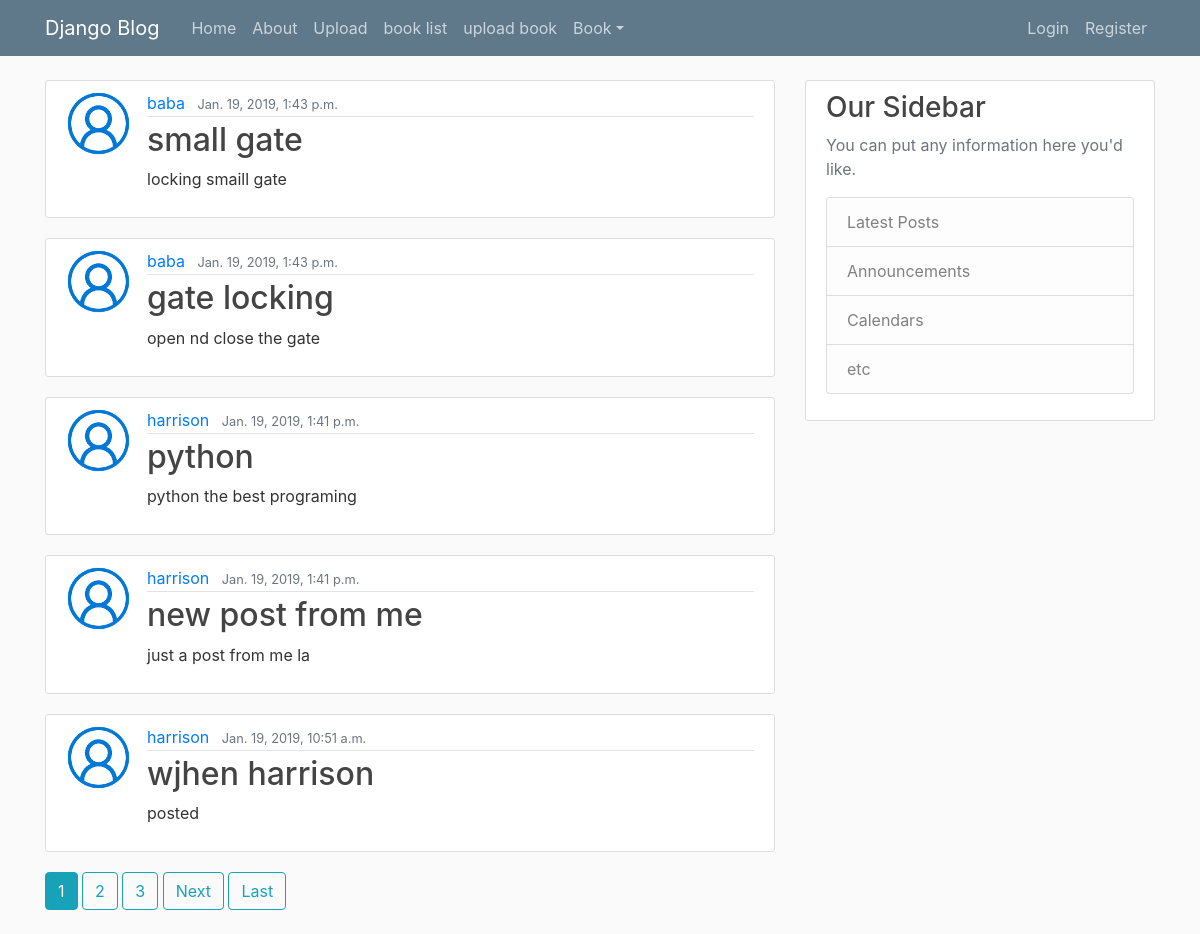
The page / on the database its author committed.
### blog/models.py (models this page shows, shortened)
class Post(models.Model):
    title = models.CharField(max_length=100)
    content = models.TextField()
    date_posted = models.DateTimeField(default=timezone.now)
    author = models.ForeignKey(User, on_delete=models.CASCADE)

### users/models.py (models this page shows, shortened)
class Profile(models.Model):
    user = models.OneToOneField(User, on_delete=models.CASCADE)
    image = models.ImageField(default='rootian_default_image.png', upload_to='profile_pics')

### blog/views.py (the view)
# urls.py: path('', PostListView.as_view(), name='blog-home'),
class PostListView(ListView):
    model = Post
    template_name = 'blog/home.html'
    context_object_name = 'posts'
    ordering = ['-date_posted']
    paginate_by = 5

### blog/templates/blog/home.html (shortened to what this page needs)
{% extends "blog/base.html" %}
{% block content %}
    {% for post in posts %}
  <article class="media content-section">
    <img class="rounded-circle article-img" src="{{ post.author.profile.image.url }}">
    <div class="media-body">
    <div class="article-metadata">
      <a class="mr-2" href="{% url 'user-posts' post.author.username %}">{{ post.author }}</a>
      <small class="text-muted">{{ post.date_posted }}</small>
    </div>
    <h2><a class="article-title" href="{% url 'post-detail' post.id %}">{{ post.title }}</a></h2>
    <p class="article-content">{{ post.content }}</p>
    </div>
    </article>
    {% endfor %}
      {% if is_paginated %}
          {% for num in page_obj.paginator.page_range %}
            {% if page_obj.number == num %}
              <a class="btn btn-info mb-4" href="?page={{ num }}">{{ num }}</a>
              {% elif num > page_obj.number|add:'-3' and num < page_obj.number|add:'3' %}
              <a class="btn btn-outline-info mb-4" href="?page={{ num }}">{{ num }}</a>
            {% endif %}
          {% endfor %}
          {% if page_obj.has_next %}
          <a class="btn btn-outline-info mb-4" href="?page={{ page_obj.next_page_number}}">Next</a>
          <a class="btn btn-outline-info mb-4" href="?page={{ page_obj.paginator.num_pages }}">Last</a>
          {% endif %}
      {% endif %}
{% endblock content %}

### blog/templates/blog/base.html (shortened to what this page needs)
{% load static %}
<!DOCTYPE html>
<html lang="en" dir="ltr">
  <head>
    <link rel="stylesheet" href="https://stackpath.bootstrapcdn.com/bootstrap/4.2.1/css/bootstrap.min.css">
    <link rel="stylesheet" type="text/css" href="{% static 'blog/main.css'%}">
  </head>
  <body>
    <header class="site-header">
    <nav class="navbar navbar-expand-md navbar-dark bg-steel fixed-top">
      <div class="container">
        <a class="navbar-brand mr-4" href="{% url 'blog-home' %}">Django Blog</a>
        <div class="collapse navbar-collapse" id="navbarToggle">
          <div class="navbar-nav mr-auto">
            <a class="nav-item nav-link" href="{% url 'blog-home' %}">Home</a>
            <a class="nav-item nav-link" href="{% url 'blog-about' %}">About</a>
            <a class="nav-item nav-link" href="{% url 'blog-upload' %}">Upload</a>
            <a class="nav-item nav-link" href="{% url 'blog-class_book_list' %}">book list</a>
            <a class="nav-item nav-link" href="{% url 'blog-upload_book' %}">upload book</a>
          <li class="nav-item dropdown">
            <a class="nav-link dropdown-toggle" href="#" id="navbarToggle" data-toggle="dropdown" aria-haspopup="true" aria-expanded="false">Book</a>
          </li>
          </div>
          <div class="navbar-nav">
            {% if user.is_authenticated %}
            <a class="nav-item nav-link" href="{% url 'post-create' %}">New Post</a>
            <a class="nav-item nav-link" href="{% url 'profile' %}">Profile</a>
            <a class="nav-item nav-link" href="{% url 'logout' %}">Logout</a>
            {% else %}
            <a class="nav-item nav-link" href="{% url 'login' %}">Login</a>
            <a class="nav-item nav-link" href="{% url 'logout' %}">Register</a>
            {% endif %}
          </div>
        </div>
      </div>
    </nav>
  </header>
  <main role="main" class="container">
    <div class="row">
      <div class="col-md-8">
        {% block content %}{% endblock %}
      </div>
      <div class="col-md-4">
        <div class="content-section">
          <h3>Our Sidebar</h3>
          <p class='text-muted'>You can put any information here you'd like.
            <ul class="list-group">
              <li class="list-group-item list-group-item-light">Latest Posts</li>
              <li class="list-group-item list-group-item-light">Announcements</li>
              <li class="list-group-item list-group-item-light">Calendars</li>
              <li class="list-group-item list-group-item-light">etc</li>
            </ul>
          </p>
        </div>
      </div>
    </div>
  </main>
  </body>
</html>

### blog/static/blog/main.css (style rules this page uses)
body { background: #fafafa; color: #333333; margin-top: 5rem; }
h1, h2, h3, h4, h5, h6 { color: #444444; }
ul { margin: 0; }
.bg-steel { background-color: #5f788a; }
.site-header .navbar-nav .nav-link { color: #cbd5db; }
.content-section { background: #ffffff; padding: 10px 20px; border: 1px solid #dddddd; border-radius: 3px; margin-bottom: 20px; }
.article-title { color: #444444; }
.article-content { white-space: pre-line; }
.article-img { height: 65px; width: 65px; margin-right: 16px; }
.article-metadata { padding-bottom: 1px; margin-bottom: 4px; border-bottom: 1px solid #e3e3e3 }

### rows shown on the page
Post: author.profile.image (placeholder picture), author "baba", date_posted "Jan. 19, 2019, 1:43 p.m.", title "small gate", content "locking smaill gate"
Post: author.profile.image (placeholder picture), author "baba", date_posted "Jan. 19, 2019, 1:43 p.m.", title "gate locking", content "open nd close the gate"
Post: author.profile.image (placeholder picture), author "harrison", date_posted "Jan. 19, 2019, 1:41 p.m.", title "python", content "python the best programing"
Post: author.profile.image (placeholder picture), author "harrison", date_posted "Jan. 19, 2019, 1:41 p.m.", title "new post from me", content "just a post from me la"
Post: author.profile.image (placeholder picture), author "harrison", date_posted "Jan. 19, 2019, 10:51 a.m.", title "wjhen harrison", content "posted"

### other values the page prints
{{ num }} "1"
{{ num }} "2" "3"
